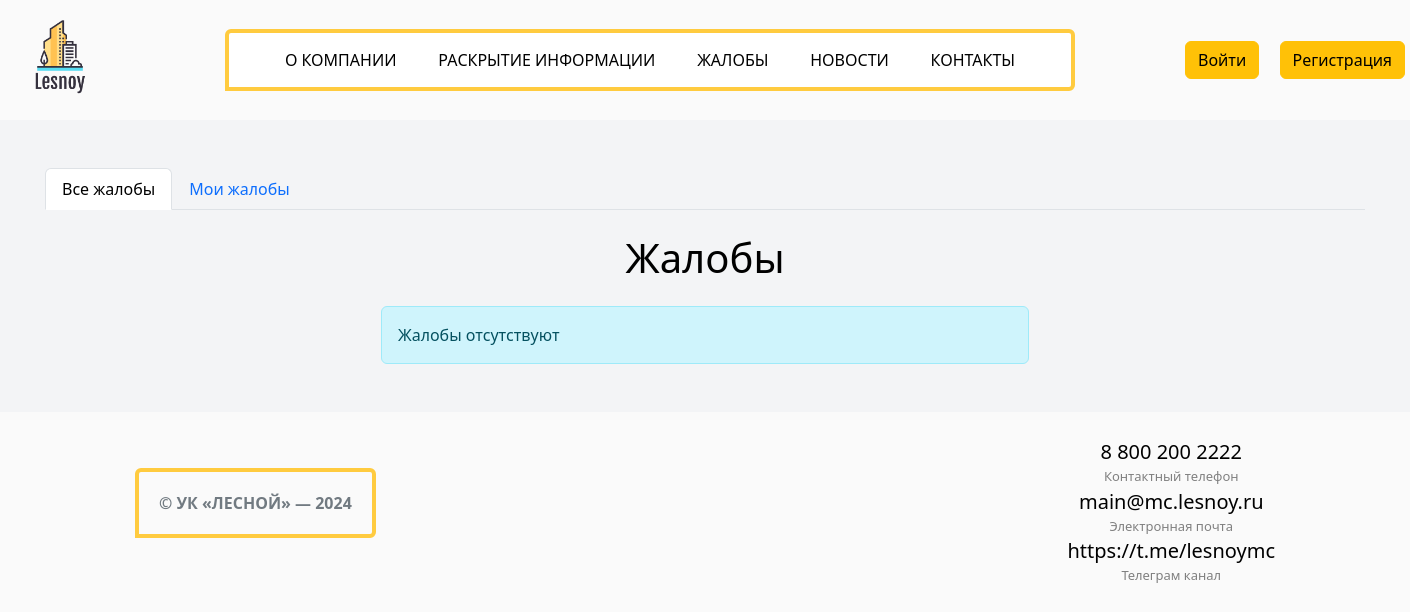
The page /complaints/ on the database as committed earlier.
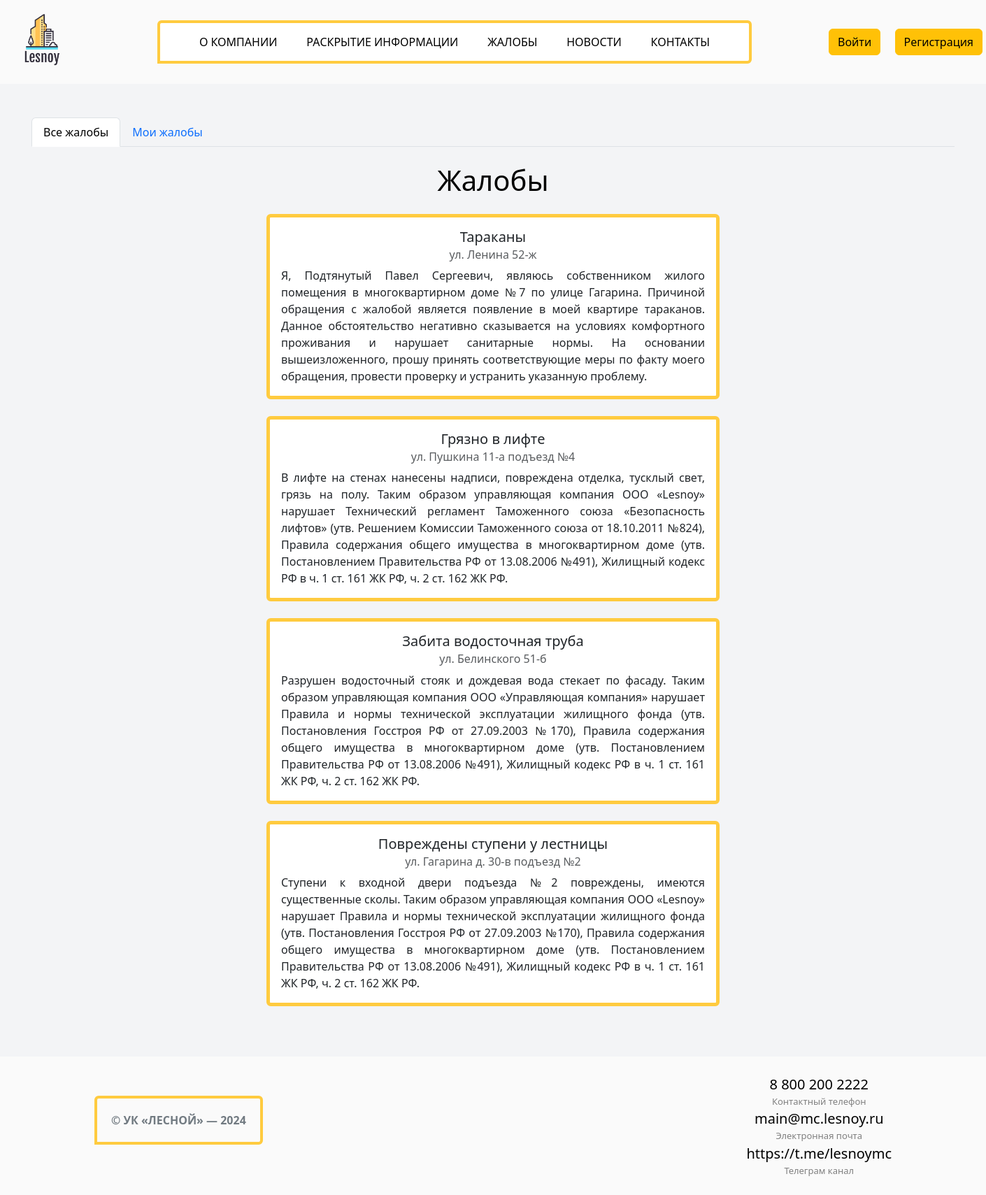
The same page on the database as committed later.
### main/models.py (models this page shows, shortened)
class Complaints(models.Model):
    class Meta:
        db_table = "complaints"
        verbose_name = "complaints"
    title = models.CharField(max_length=40, null=True)
    user = models.ForeignKey(User, on_delete=models.CASCADE, null=True)
    house_address = models.CharField(max_length=40, null=True)
    text = models.TextField(max_length=1000, null=True)

### main/views.py (the view)
# urls.py: path('', views.all_complaints, name="complaints"),
def all_complaints(request):
    comps = models.Complaints.objects.all()
    return render(request, "complaints.html", {"complaints": comps})

### templates/complaints.html
{% extends "index.html" %}
{% block content %}
<section class="pt-5 pb-5">
    <div class="container card-header">
        <ul class="nav nav-tabs" style="text-align: center;">
            <li class="nav-item">
                <a class="nav-link active" aria-current="true" href="{% url 'complaints' %}">Все жалобы</a>
            </li>
            <li class="nav-item">
                <a class="nav-link" href="{% url 'my_complaints' user.id %}"><span style="position: absolute; color: transparent;">{{ user }}</span>Мои жалобы</a>
            </li>
        </ul>
    </div>
    <div class="container">
        <h1 class="mb-4 mt-4" style="text-align: center;">Жалобы</h1>
        {% if complaints %}
        {% for complaint in complaints %}
        <div class="card w-50 mb-4" style="border-color: #ffcb3f; border-width: 5px; margin: 0 auto;">
            <div class="card-body">
                <h5 class="card-title" style="text-align: center;">{{ complaint.title }}</h5>
                <h6 class="card-subtitle mb-2 text-muted" style="text-align: center;">{{ complaint.house_address }}</h6>
                <p class="card-text" style="text-align: justify;">{{ complaint.text }}</p>
            </div>
        </div>
        {% endfor %}
        {% else %}
        <div class="alert alert-info w-50" style="margin: 0 auto;">Жалобы отсутствуют</div>
        {% endif %}
    </div>
</section>
{% endblock %}

### templates/index.html (shortened to what this page needs)
<!DOCTYPE html>
<html lang="ru">
<head>
  <link href="https://cdn.jsdelivr.net/npm/bootstrap@5.3.3/dist/css/bootstrap.min.css" rel="stylesheet"
>
  {% load static %}
  <link rel="stylesheet" href="{% static 'css/style.css' %}">
</head>
<body>
  <header>
    <div class="center">
      <div class="wrapper">
        <a href="{% url 'home_page' %}">
          {% load static %}
          <img src="{% static 'image/logo.png' %}" class="logo" alt="Управляющая компания">
        </a>
        <nav>
          <ul class="ul__nav">
            <li>
              <a href="http://127.0.0.1:8000/#about_company">О компании</a>
            </li>
            <li>
              <a href="/disclosure/">Раскрытие информации</a>
            </li>
            <li>
              {% if user.is_authenticated %}
              <a href="{% url 'complaints' %}">Жалобы</a>
              {% else %}
              <a href="{% url 'login' %}">Жалобы</a>
              {% endif %}
            </li>
            <li>
              <a href="{% url 'news' %}">Новости</a>
            </li>
            <li>
              <a href="http://127.0.0.1:8000/#contacts">Контакты</a>
            </li>
          </ul>
        </nav>
        {% if user.is_authenticated %}
        <form method="post" action="{% url 'logout' %}">
          {% csrf_token %}
          <button type="submit" class="btn btn-danger">Выйти</button>
        </form>
        {% else %}
        <div class="authorisation">
          <a href="{% url 'login' %}" class="btn btn-warning">Войти</a>
          <a href="{% url 'registration' %}" class="btn btn-warning">Регистрация</a>
        </div>
        {% endif %}
      </div>
    </div>
  </header>
  {% block content %}
          {% load static %}
          {% load static %}
          {% load static %}
          {% load static %}
          {% load static %}
  {% endblock %}
  <footer>
    <div class="wrapper">
      <p class="copy box">
        © УК «Лесной» — 2024
      </p>
      <div class="all_contacts" id="contacts">
        <p class="contact">8 800 200 2222</p>
        <p>Контактный телефон</p>
        <p class="contact">main@mc.lesnoy.ru</p>
        <p>Электронная почта</p>
        <p class="contact">https://t.me/lesnoymc</p>
        <p>Телеграм канал</p>
      </div>
    </div>
  </footer>
</body>

### main/static/css/style.css (style rules this page uses)
body, html { margin: 0; padding: 0; color: #000; background: #fafafa }
ul { margin: 0; padding: 0; }
.center { width: 1400px; margin: 0 auto; position: relative; }
.wrapper { display: flex; flex-direction: row; justify-content: space-between; align-items: center; }
.logo { margin-top: 10px; width: auto; height: auto; max-height: 110px; max-width: 260px }
nav { padding: 15px 35px; width: 850px; border-style: solid; border-width: 4px; border-radius: 6px 6px 6px 0; box-sizing: border-box; position: relative; border-color: #ffcb3f; background-color: #fff; }
.ul__nav { overflow: hidden; list-style-type: none; display: flex; flex-direction: row; justify-content: space-around; align-items: center; }
.ul__nav li a { color: #000; text-decoration: none; transition: all linear; text-transform: uppercase; font-weight: 500; }
.authorisation { width: 220px; display: flex; justify-content: space-between; }
section { background-color: #f3f4f6; }
footer { margin: 0 auto; width: 1140px; }
.copy { max-width: 270px; max-height: 73px; color: #717a81; text-transform: uppercase; line-height: 22px; font-weight: bold; }
.box { border-style: solid; padding: 20px; border-width: 4px; border-radius: 6px 6px 6px 0; box-sizing: border-box; position: relative; border-color: #ffcb3f }
.all_contacts { display: flex; flex-direction: column; text-align: center; margin: 25px 0; color: #808080; font-size: 13px; }
.contact { margin: 0; font-size:20px; color: #000; }
.all_contacts p { margin: 0; }

Rows that differ between the two databases and show on the page:
added Complaints: title "Тараканы", house_address "ул. Ленина 52-ж", text "Я, Подтянутый Павел Сергеевич, являюсь собственником жилого помещения в многоквартирном доме №7 по улице Гагарина. Причиной обращения с жалобой является появление в моей квартире тараканов. Данное обстоятельство негативно сказывается на условиях комфортного проживания и нарушает санитарные нормы. На основании вышеизложенного, прошу принять соответствующие меры по факту моего обращения, провести проверку и устранить указанную проблему."
added Complaints: title "Грязно в лифте", house_address "ул. Пушкина 11-а подъезд №4", text "В лифте на стенах нанесены надписи, повреждена отделка, тусклый свет, грязь на полу. Таким образом управляющая компания ООО «Lesnoy» нарушает Технический регламент Таможенного союза «Безопасность лифтов» (утв. Решением Комиссии Таможенного союза от 18.10.2011 №824), Правила содержания общего имущества в многоквартирном доме (утв. Постановлением Правительства РФ от 13.08.2006 №491), Жилищный кодекс РФ в ч. 1 ст. 161 ЖК РФ, ч. 2 ст. 162 ЖК РФ."
added Complaints: title "Забита водосточная труба", house_address "ул. Белинского 51-б", text "Разрушен водосточный стояк и дождевая вода стекает по фасаду. Таким образом управляющая компания ООО «Управляющая компания» нарушает Правила и нормы технической эксплуатации жилищного фонда (утв. Постановления Госстроя РФ от 27.09.2003 №170), Правила содержания общего имущества в многоквартирном доме (утв. Постановлением Правительства РФ от 13.08.2006 №491), Жилищный кодекс РФ в ч. 1 ст. 161 ЖК РФ, ч. 2 ст. 162 ЖК РФ."
added Complaints: title "Повреждены ступени у лестницы", house_address "ул. Гагарина д. 30-в подъезд №2", text "Ступени к входной двери подъезда №2 повреждены, имеются существенные сколы. Таким образом управляющая компания ООО «Lesnoy» нарушает Правила и нормы технической эксплуатации жилищного фонда (утв. Постановления Госстроя РФ от 27.09.2003 №170), Правила содержания общего имущества в многоквартирном доме (утв. Постановлением Правительства РФ от 13.08.2006 №491), Жилищный кодекс РФ в ч. 1 ст. 161 ЖК РФ, ч. 2 ст. 162 ЖК РФ."
Other text that changed with them:
text no longer shown: "Жалобы отсутствуют"
